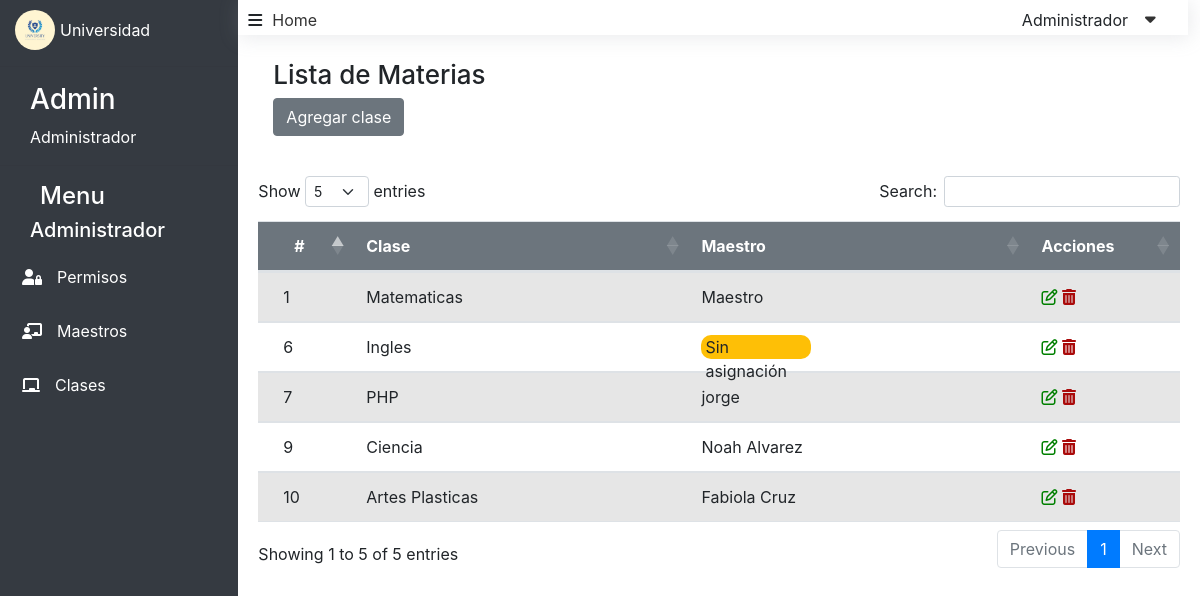
Page /index.php?controller=MateriaController&action=index (signed in) on the committed database.
### tables this page shows
CREATE TABLE `usuarios` (
  `id` int(11) NOT NULL,
  `nombre` varchar(80) NOT NULL,
  `apellido` varchar(80) NOT NULL,
  `email` varchar(80) NOT NULL,
  `password` varchar(150) NOT NULL,
  `direccion` varchar(150) NOT NULL,
  `nacimiento` date NOT NULL,
  `rol_id` int(11) NOT NULL,
  `materia_id` int(11) DEFAULT NULL,
  `status` tinyint(4) NOT NULL DEFAULT 1
);

CREATE TABLE `materias` (
  `id` int(11) NOT NULL,
  `materia` varchar(50) NOT NULL
);

### Controllers/MateriaController.php (called while the page is built, shortened)
<?php
class MateriaController
{
    public function index()
    {
        $clientes = new Materia;
        $data = $clientes->all();
        require_once $_SERVER['DOCUMENT_ROOT'] . '/Views/tablaMaterias.php';
    }
}

### Models/Database.php (called while the page is built, shortened)
<?php
class Database
{
    private $conn;
    public function __construct()
    {
        $this->hostname = HOST_NAME;
        $this->username = USER_NAME;
        $this->password = PASSWORD;
        $this->dbname = DB_NAME;
        $this->conn = new \PDO("mysql:host=$this->hostname;dbname=$this->dbname", $this->username, $this->password);
    }
    function getConn()
    {
        return $this->conn;
    }
}

### Models/Materia.php (called while the page is built, shortened)
<?php
class Materia
{
    private $conexion;
    public function __construct()
    {
        $database = new Database;
        $this->conexion = $database->getConn();
    }
    public function all()
    {
        $query = "SELECT materias.id, materias.materia, usuarios.nombre, usuarios.apellido
        FROM usuarios
        RIGHT JOIN materias ON materias.id = usuarios.materia_id";
        try {
            $stm = $this->conexion->prepare($query);
            $stm->execute();
            $rs = $stm->fetchAll(\PDO::FETCH_ASSOC);
            return $rs;
        } catch (\PDOException $e) {
            echo $e->getMessage();
        }
    }
}

### Views/tablaMaterias.php (the view, shortened to what this page needs)
<!DOCTYPE html>
<html lang="en">
<head>
    <link rel="stylesheet" href="https://cdn.jsdelivr.net/npm/bootstrap@5.2.2/dist/css/bootstrap.min.css">
    <link rel="stylesheet" href="https://cdn.datatables.net/1.12.1/css/dataTables.bootstrap5.min.css">
</head>
<body>
    <div class="container my-4">
        <div class="row">
            <div class="col-12">
                <h2 class="titulo">Lista de Materias</h2>
            </div>
        </div>
        <div class="row mb-3">
            <div class="col-12">
                <button type="button" class="btn btn-secondary" data-bs-toggle="modal" data-bs-target="#exampleModal">
                    Agregar clase
                </button>
            </div>
        </div>
    </div>
    <div class="row">
        <div class="col-12">
            <table id="datatable_users" class="table table-striped">
                <thead class="bg-secondary text-white">
                    <tr>
                        <th style="width: 50px;" class="text-center">#</th>
                        <th>Clase</th>
                        <th>Maestro</th>
                        <th style="width: 100px;">Acciones</th>
                    </tr>
                </thead>
                <tbody>
                    <?php foreach ($data as $usuario) : ?>
                        <tr>
                            <td style="padding-left: 25px;"><?= $usuario['id'] ?></td>
                            <td><?= $usuario['materia'] ?></td>
                            <td><?php if (!isset($usuario['nombre'])) : ?>
                                    <div class="kk">
                                        <p>Sin asignación</p>
                                    </div>
                                <?php else : ?>
                                    <?= $usuario['nombre'] . " " . $usuario['apellido'] ?>
                                <?php endif; ?>
                            </td>
                            <td>
                                <link href="https://stackpath.bootstrapcdn.com/bootstrap/4.5.2/css/bootstrap.min.css" rel="stylesheet">
                                <a href="#" data-toggle="modal" data-target="#actualizarMateria<?= $usuario['id'] ?>" class="fa-regular fa-pen-to-square" style="color: green;"></a>
                                <a href="../index.php?controller=MateriaController&action=destroy&id=<?= $usuario['id'] ?>" class="fa-solid fa-trash-can " style="color: rgb(170, 11, 11);;"></a>
                            </td>
                        </tr>
                    <?php endforeach; ?>
                </tbody>
            </table>
        </div>
    </div>
</body>
</html>

### assets/styles/board.css (style rules this page uses)
body { margin: 0; font-family: Arial, sans-serif; display: flex; background-color: #F5F6FA; }
.titulo { font-size: 26px; }
.container { display: flex; flex-direction: column; margin: 20px; }

### Views/tablaMaterias.php (style rules this page uses)
.table { width: 90%; margin: 20px auto; padding: 0; }
body { background-color: #F5F6FA; }
.kk { display: flex; background-color: #FEBF06; width: 110px; height: 24px; padding-left: 4px; border-radius: 10px; }

### rows in the picture
usuarios: materia "1", materia.materia "Matematicas", nombre "Maestro"
materias: id "6", materia "Ingles", shows "Sin asignación"
usuarios: materia "7", materia.materia "PHP", nombre "jorge"
usuarios: materia "9", materia.materia "Ciencia", nombre "Noah", apellido "Alvarez"
usuarios: materia "10", materia.materia "Artes Plasticas", nombre "Fabiola", apellido "Cruz"

### other values in the picture
$titulo "Admin"
$user "Administrador"
$key "Permisos"
$key "Maestros"
$key "Clases"
